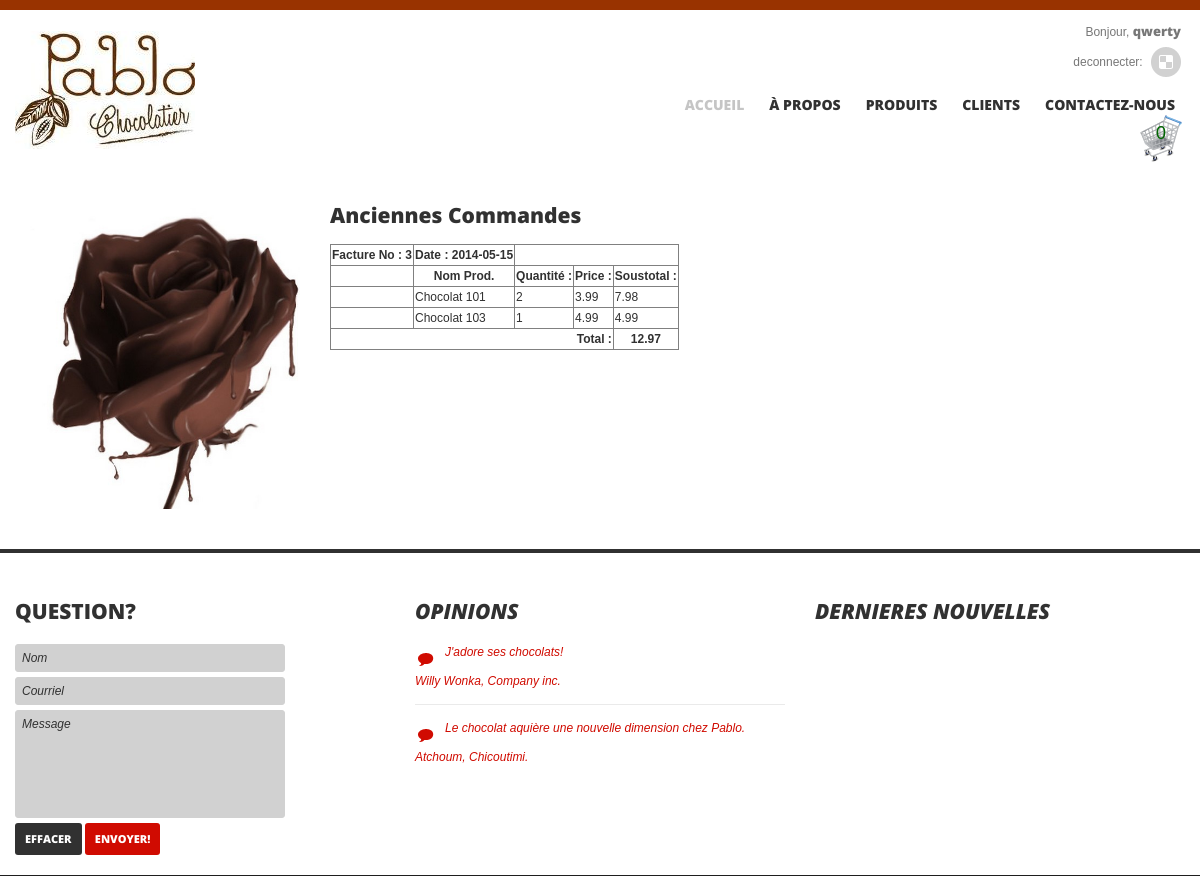
Page /index.php?page=anciennes (signed in) on the earlier database version.
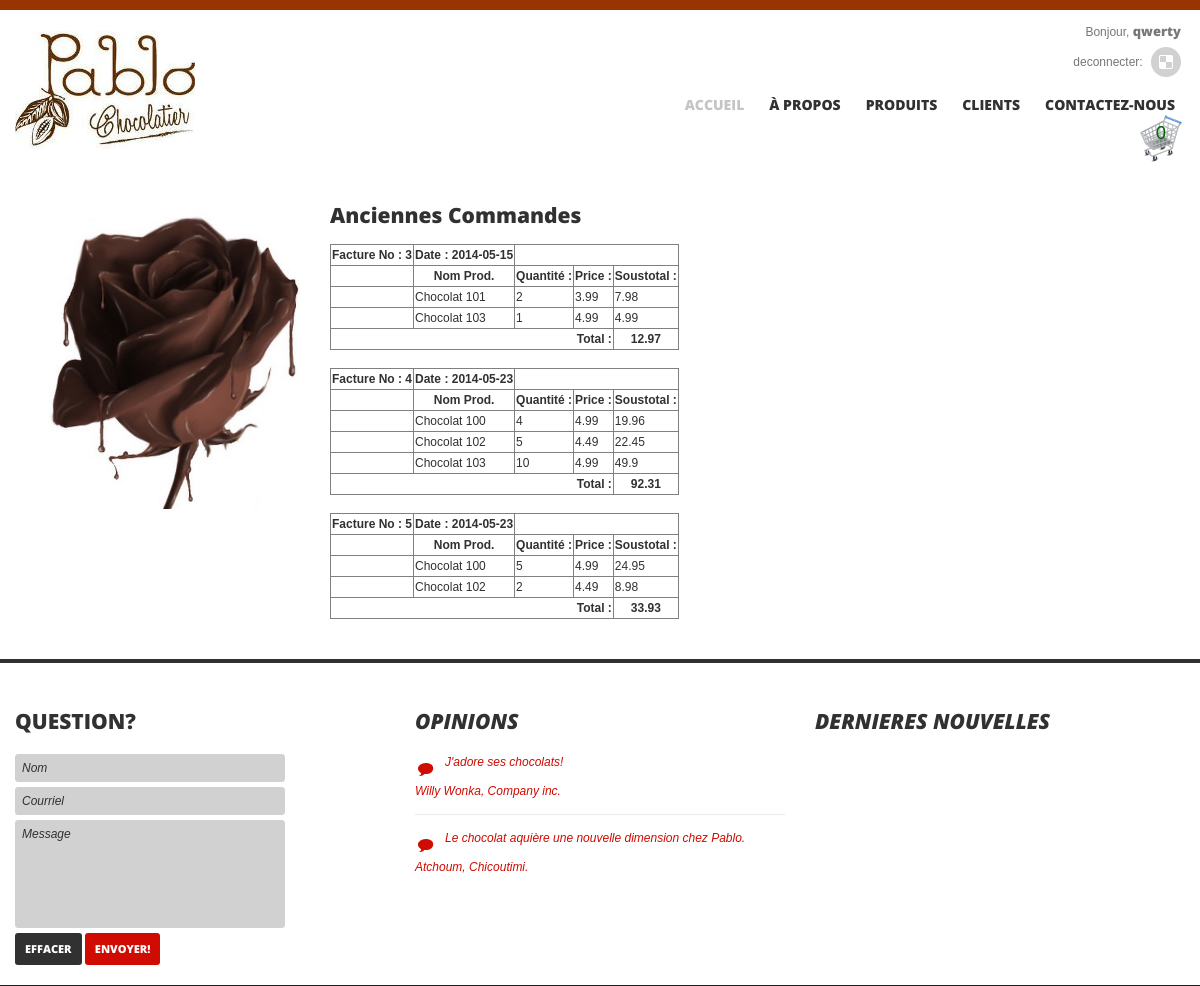
Same page on the later database version.
### tables this page shows
CREATE TABLE IF NOT EXISTS `orders` (
  `OrderID` int(11) NOT NULL AUTO_INCREMENT,
  `Shipped` tinyint(1) DEFAULT '0',
  `CustomerID` int(11) NOT NULL,
  `BillingAddress` int(11) DEFAULT NULL,
  `ShippingAddress` int(11) DEFAULT NULL,
  `OrderDate` date DEFAULT NULL,
  `ShipDate` date DEFAULT NULL,
  PRIMARY KEY (`OrderID`),
  KEY `CustomerID` (`CustomerID`),
  KEY `BillingAddress` (`BillingAddress`),
  KEY `ShippingAddress` (`ShippingAddress`)
);

CREATE TABLE IF NOT EXISTS `products` (
  `ProductID` int(11) NOT NULL AUTO_INCREMENT,
  `ProductName` varchar(60) NOT NULL,
  `Price` decimal(9,2) DEFAULT NULL,
  `UnitsInStock` int(11) DEFAULT NULL,
  `Description` varchar(2024) DEFAULT NULL,
  `ImageURL` varchar(2014) DEFAULT NULL,
  PRIMARY KEY (`ProductID`)
);

CREATE TABLE IF NOT EXISTS `orderdetail` (
  `OrderID` int(11) NOT NULL,
  `ProductID` int(11) NOT NULL,
  `Quantity` int(11) NOT NULL,
  PRIMARY KEY (`OrderID`,`ProductID`),
  KEY `ProductID` (`ProductID`)
);

### Includes/anciennes.php (the view)
<div class="row">
    <div class="span11">
        <div class="span3">
            <img src='img/Rosechoc.jpg' />
        </div>
        <div class="span7">
          <h2>Anciennes Commandes</h2>
    <?php
        $mySqli = new mysqli($DB_HOST, $DB_USER, $DB_PASS, $DB_NAME);
        $nomOld =$_SESSION["login"];
        $query = "SELECT o.OrderID, o.OrderDate, p.ProductName, p.Price, od.Quantity, "
                 . " c.CustomerID FROM orders o INNER JOIN orderdetail od "
                 . "ON o.OrderID = od.OrderId INNER JOIN products p ON od.ProductID = p.ProductID "
                 . "INNER JOIN customers c ON o.CustomerID = c.CustomerID where "
                 . "c.Username = '".$nomOld."' ORDER BY o.orderID";
        $result2 = $mySqli->query($query);
        $lastOrderID = -1;
        $totalOld = 0;
        while($ligne = $result2->fetch_assoc()){
            if($ligne["OrderID"] > $lastOrderID){
                if($lastOrderID == -1){
                    echo "<table border='1'>";
                }
                else{
    ?>
                        <tr>
                            <th colspan='4' style='text-align:right;'>Total :</th>
                            <th><?= $totalOld ?></th>
                        </tr>
                    </table>
                    <br />
                    <table border='1'>
        <?php   } ?>
                        <tr>
                            <th>Facture No : <?= $ligne["OrderID"]?></th>
                            <th>Date : <?= $ligne["OrderDate"] ?></th>
                        </tr>
                        <tr>
                            <td></td>
                            <th>Nom Prod.</th>
                            <th>Quantité  : </th>
                            <th>Price  :</th>
                            <th>Soustotal  :</th>
                        </tr>
                        <tr>
                            <td></td>
                            <td><?= $ligne["ProductName"]?></td>
                            <td><?= $ligne["Quantity"] ?></td>
                            <td><?= $ligne["Price"] ?></td>
                            <td><?= $ligne["Price"] * $ligne["Quantity"]  ?></td>
                        </tr>
            <?php
                $lastOrderID = $ligne["OrderID"];
                $totalOld = 0;
                $totalOld += $ligne["Price"] * $ligne["Quantity"];
            }else{ $totalOld += $ligne["Price"] * $ligne["Quantity"]; ?>
                    <tr>
                        <td></td>
                        <td><?= $ligne["ProductName"]?></td>
                        <td><?= $ligne["Quantity"] ?></td>
                        <td><?= $ligne["Price"] ?></td>
                        <td><?= $ligne["Price"] * $ligne["Quantity"]  ?></td>
                    </tr>
          <?php
            }
        }
    ?>
                    <tr>
                        <th colspan='4' style='text-align:right;'>Total :</th>
                        <th><?= $totalOld ?></th>
                    </tr>
                </table>
        </div>
    </div>
</div>

Differences in the rows shown:
added orders: totalOld "12.97", OrderID "4", OrderDate "2014-05-23", products.ProductName "Chocolat 100", orderdetail.Quantity "4", products.Price "4.99", products.Price "19.96", products.ProductName "Chocolat 102", orderdetail.Quantity "5", products.Price "4.49", products.Price "22.45", products.ProductName "Chocolat 103", orderdetail.Quantity "10", products.Price "49.9"
added orders: totalOld "92.31", OrderID "5", OrderDate "2014-05-23", products.ProductName "Chocolat 100", orderdetail.Quantity "5", products.Price "4.99", products.Price "24.95", products.ProductName "Chocolat 102", orderdetail.Quantity "2", products.Price "4.49", products.Price "8.98"
Other differences:
$totalOld: "12.97" → "33.93"
